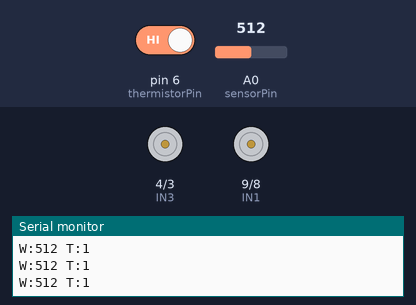
Bench run of a sketch on a simulated Arduino Uno, built with avr-gcc and run on an emulated ATmega328P. Shown: motor-driver pin pairs drawn as motors (green arrow = first pin HIGH = forward, orange = second pin HIGH = backward, longer = more drive), the last lines printed to the serial monitor. The test bench sets the inputs (shaded band); at power-on: A0 (sensorPin) = 512, pin 6 (thermistorPin) HIGH.

Above: at 1.2 s.
1.3 s: A0 (sensorPin) set to 213
2.8 s: A0 (sensorPin) set to 186
At 3.8 s:
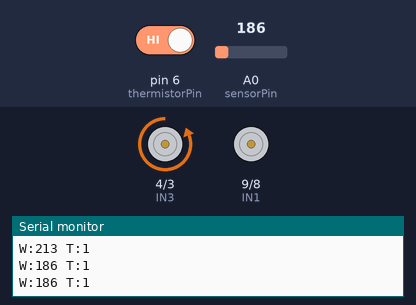
4.5 s: A0 (sensorPin) set to 210
At 4.9 s:
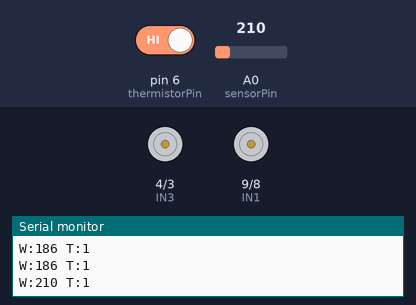
6.0 s: pin 6 (thermistorPin) driven LOW
At 7.2 s:
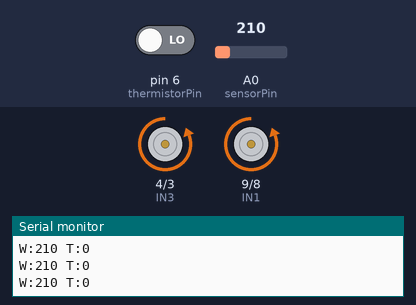
7.5 s: pin 6 (thermistorPin) driven HIGH
At 8.5 s:
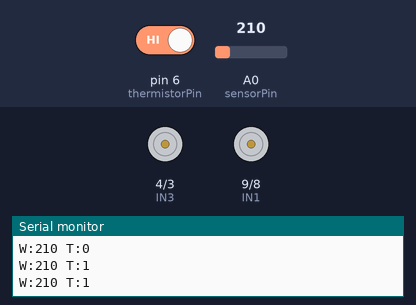
Timing chart, 0 to 10.0 s (numbered marks = the images above; inputs shaded):
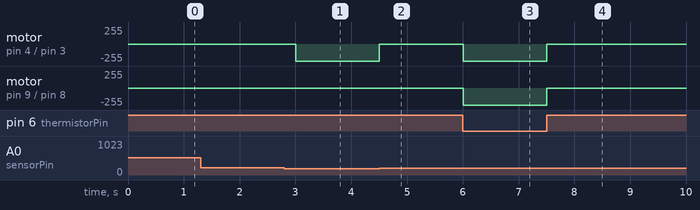

The sketch:

arduino.ino
```cpp
// Arduino Code

#define IN1 9   // Motor A direction control pin 1
#define IN2 8   // Motor A direction control pin 2
#define IN3 4   // Motor B direction control pin 1
#define IN4 3   // Motor B direction control pin 2

int sensorPin = A0;       // Water level sensor connected to analog pin
int sensorValue = 0;      // Variable to store water level sensor value

const int thermistorPin = 6; // Digital pin for thermistor
int thermistorState = 0;     // Variable to store thermistor state (HIGH or LOW)

char command = '0'; // Command received from Processing
boolean manualOverride = false; // Manual override flag

void setup() {
  // Motor Pins Setup
  pinMode(IN1, OUTPUT);
  pinMode(IN2, OUTPUT);
  pinMode(IN3, OUTPUT);
  pinMode(IN4, OUTPUT);

  // Sensor Pin Setup
  pinMode(thermistorPin, INPUT);

  // Initialize serial communication
  Serial.begin(9600);
}

void loop() {
  // Read sensor values
  sensorValue = analogRead(sensorPin);
  thermistorState = digitalRead(thermistorPin);

  // Check for commands from Processing
  if (Serial.available() > 0) {
    command = Serial.read();

    if (command == 'M') { // Enable manual override
      manualOverride = true;
    } else if (command == 'm') { // Disable manual override
      manualOverride = false;
    } else if (manualOverride) {
      // Manual motor controls
      if (command == 'A') {
        digitalWrite(IN1, LOW);
        digitalWrite(IN2, HIGH);
      } else if (command == 'a') {
        digitalWrite(IN1, LOW);
        digitalWrite(IN2, LOW);
      } else if (command == 'B') {
        digitalWrite(IN3, LOW);
        digitalWrite(IN4, HIGH);
      } else if (command == 'b') {
        digitalWrite(IN3, LOW);
        digitalWrite(IN4, LOW);
      }
    }
  }

  if (!manualOverride) {
    // Automatic control logic
    if (sensorValue < 200) { // Situation 1: Water not detected
      digitalWrite(IN3, LOW);
      digitalWrite(IN4, HIGH); // Turn on Motor B to fill water
      digitalWrite(IN1, LOW);
      digitalWrite(IN2, LOW); // Ensure Motor A is off
    } else { // Water detected
      if (thermistorState == LOW) { // Situation 2: Thermistor detects high temperature (reversed logic)
        digitalWrite(IN1, LOW);
        digitalWrite(IN2, HIGH); // Turn on Motor A
        digitalWrite(IN3, LOW);
        digitalWrite(IN4, HIGH); // Turn on Motor B
      } else { // Situation 3: Thermistor detects normal temperature (reversed logic)
        digitalWrite(IN1, LOW);
        digitalWrite(IN2, LOW); // Turn off Motor A

        if (sensorValue < 200) {
          digitalWrite(IN3, LOW);
          digitalWrite(IN4, HIGH); // Turn on Motor B to fill water
        } else {
          digitalWrite(IN3, LOW);
          digitalWrite(IN4, LOW); // Turn off Motor B
        }
      }
    }
  }

  // Send sensor values to Processing
  Serial.print("W:");
  Serial.print(sensorValue);
  Serial.print(" T:");
  Serial.println(thermistorState);

  delay(500); // Wait 500ms between readings
}
```

Measured:
- the behaviour switches between 200 and 199 on A0 (sensorPin) (found by bisection; images 0 and 1)
- after the input at 2.8 s, motor on pin 4 (IN3) / pin 3 (IN4): stopped → backward 255/255 after 0.20 s
- after the input at 4.5 s, motor on pin 4 (IN3) / pin 3 (IN4): backward 255/255 → stopped at once
- after the input at 6.0 s, motor on pin 4 (IN3) / pin 3 (IN4), motor on pin 9 (IN1) / pin 8 (IN2): stopped → backward 255/255 at once
- after the input at 7.5 s, motor on pin 4 (IN3) / pin 3 (IN4), motor on pin 9 (IN1) / pin 8 (IN2): backward 255/255 → stopped at once
